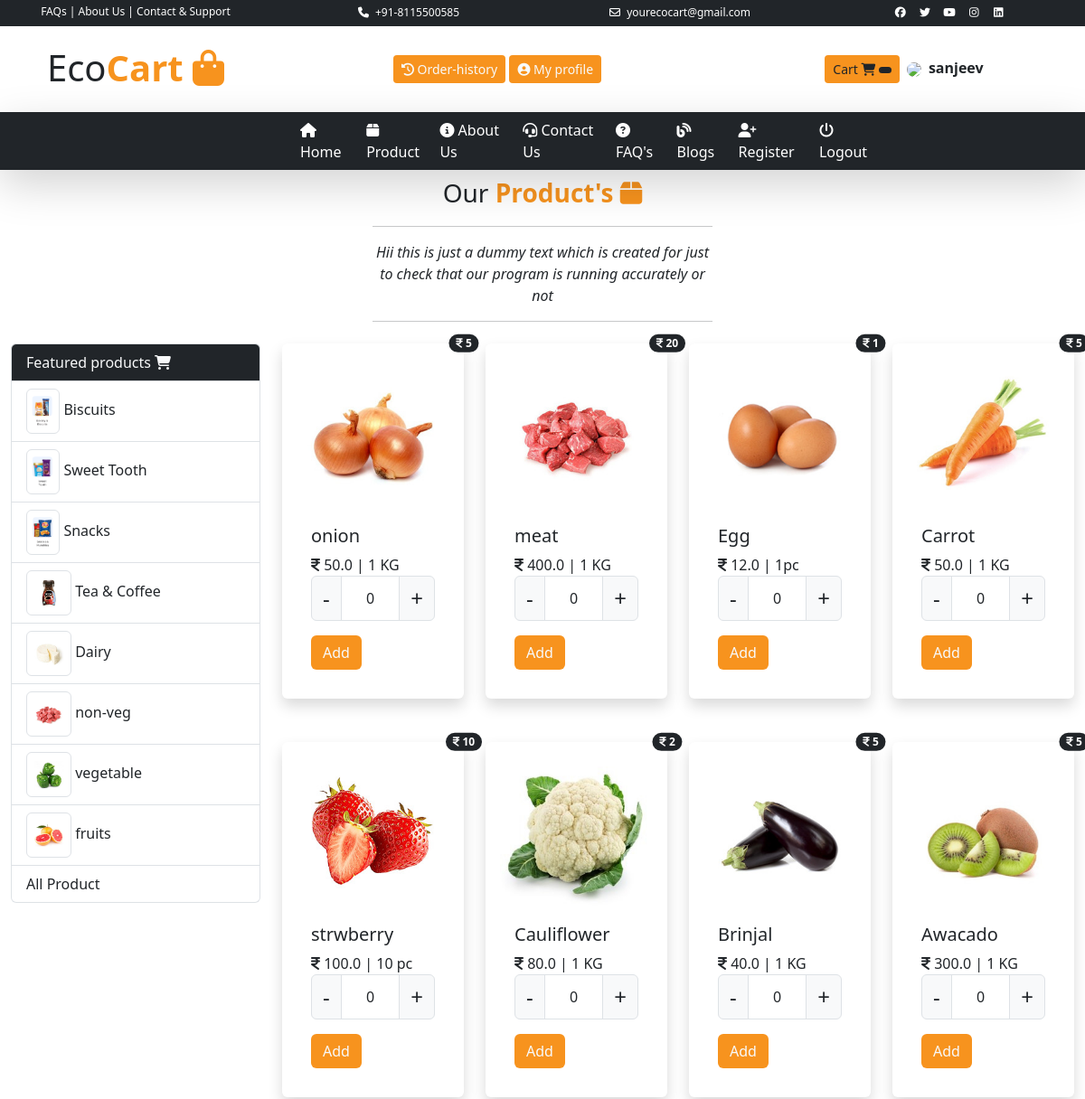
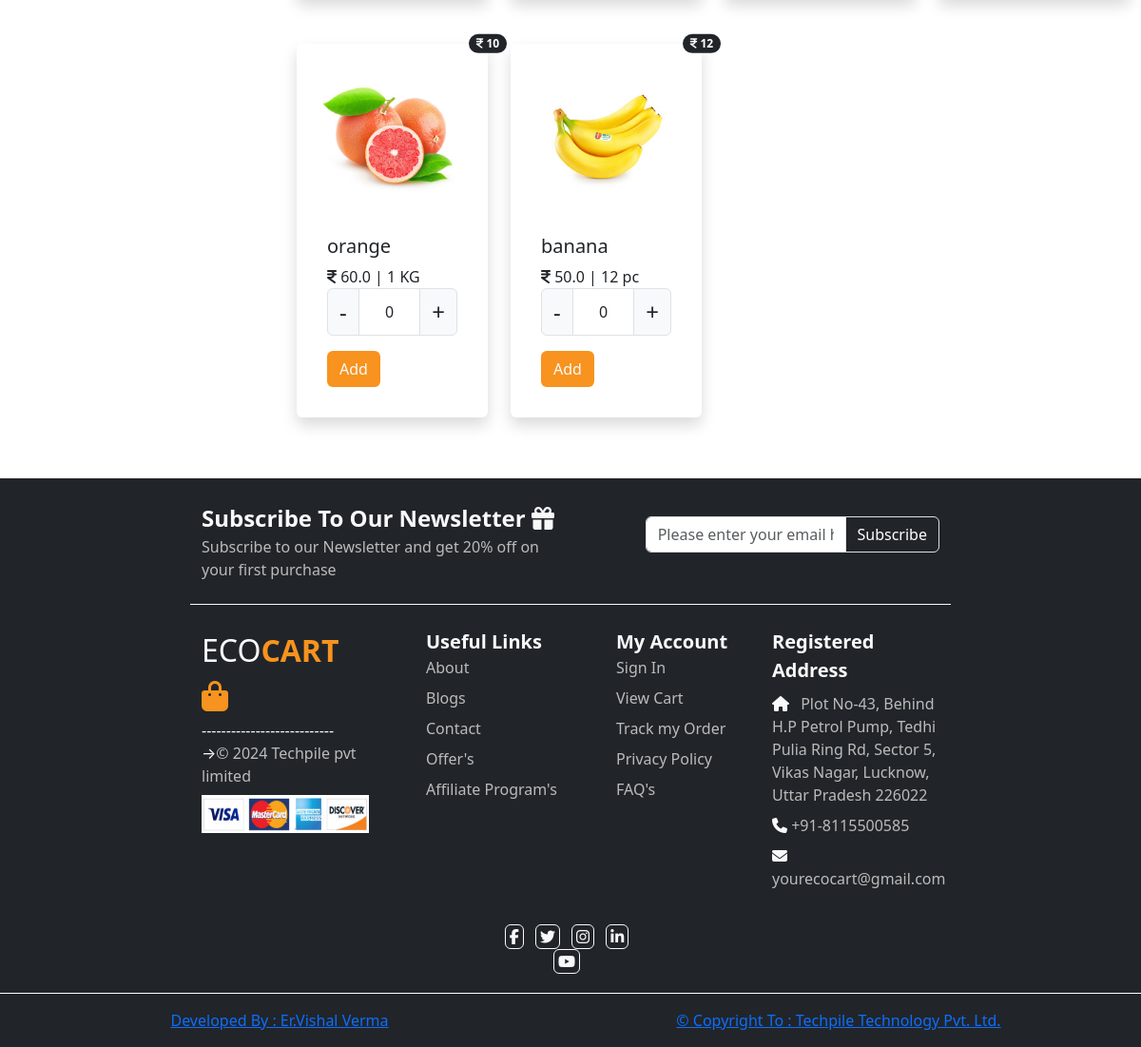
/product/ (signed in), run on the app's committed database (2 pictures, top to bottom).
### user/models.py (models this page shows, shortened)
class tbl_category(models.Model):
    product_category=models.CharField(max_length=30,null=True)
    category_picture=models.ImageField(upload_to='static/category/',null=True)

class tbl_product(models.Model):
    product_name=models.CharField(max_length=100,null=True)
    category=models.ForeignKey(tbl_category,on_delete=models.CASCADE)
    price=models.FloatField(null=True)
    discount=models.IntegerField(null=True)
    quantity=models.CharField(max_length=20,null=True)
    product_image=models.ImageField(upload_to='static/product/',null=True)

### user/views.py (the view)
# urls.py: path('product/',views.product),
def product(request):
    cid=request.GET.get('pid')
    if cid is not None:
        pdata=tbl_product.objects.all().filter(category=cid)
    else:
        pdata = tbl_product.objects.all().order_by('-id')
    cdata=tbl_category.objects.all().order_by('-id')
    mydict={"categorydata":cdata,"productdata":pdata}
    return render(request,'product.html',mydict )

### templates/product.html (shortened to what this page needs)
{% extends 'base.html' %}
{% load static %}
{% block childpage %}
 <div class="row mb-2 ">
    <div class="col-sm-4 mx-auto text-center">
        <p class="fs-3 m-0 p-0 ">Our <b class="txt-colororange">Product's <i class="fas fa-box"></i></b></p>
        <hr/>
        <i>Hii this is just a dummy text which is
        created for just to check that our program is running accurately or not</i>
        <hr/>
    </div>
</div>
<div class="row">
    <div class="col-sm-3">
    <ul class="list-group">
        <li class="list-group-item bg-colorgreen text-light">
            Featured products <i class="fas fa-cart-shopping"></i>
        </li>
        {% for x in categorydata %}
        <li class="list-group-item ">
            <img src="../{{x.category_picture}}" class="img-thumbnail" style="height:50px;"/>
        <a href="/product?pid={{x.id}}" style="text-decoration:none;" class="text-dark">{{ x.product_category}}</a>
        </li>
        {% endfor %}
          <li class="list-group-item ">
        <a href="/product/" style="text-decoration:none;" class="text-dark">All Product</a>
        </li>
    </ul>
    </div>
    <div class="col-sm-9">
    <div class="row">
       {% for i in productdata %}
           <div class="col-sm-3">
               <div class="card border-0 shadow p-3 mb-5  rounded offers tran" >
                   <span class="position-absolute top-0 start-100 translate-middle badge rounded-pill bg-dark"> <i class="fa-solid fa-indian-rupee-sign"></i> {{i.discount}} <span class="visually-hidden">unread messages</span></span>
  <img src="../{{i.product_image}}" class="card-img-top" alt="...">
  <div class="card-body">
    <h5 class="card-title">{{i.product_name}}</h5>
    <p class="card-text p-0 m-0">
        <i class="fa-solid fa-indian-rupee-sign"></i>
        <span>{{i.price}}</span> | {{i.quantity}}
      <form action="/productcart/">
      <div class="input-group">
      <b class="input-group-text fs-4 " onclick="cminus{{i.id}}()">-</b>
        <input type="text"  value="0" name="pquantity" readonly class="form-control text-center " id="carttxt{{i.id}}"/>
      <b class="input-group-text fs-4" onclick="cplus{{i.id}}()">+</b>
  </div>
    </p>
    <input type="submit" value="Add" class="btn bg-colororange text-light"/>
  </div>
</div>
           </div>
{% endfor %}
    </div>
    </div>
</div>
{% endblock %}

### templates/base.html (style rules this page uses)
.bg-colorgreen { background:#212529 !important; }
.bg-colororange { background:#f7931e !important; }
.txt-colororange { color:#f7931e !important;; }
.tran { transition:all .3s; }

### data on the page
tbl_category: category_picture (picture), product_category "Biscuits"
tbl_category: category_picture (picture), product_category "Sweet Tooth"
tbl_category: category_picture (picture), product_category "Snacks"
tbl_category: category_picture (picture), product_category "Tea & Coffee"
tbl_category: category_picture (picture), product_category "Dairy"
tbl_category: category_picture (picture), product_category "non-veg"
tbl_category: category_picture (picture), product_category "vegetable"
tbl_category: category_picture (picture), product_category "fruits"
tbl_product: discount "5", product_image (picture), product_name "onion", price "50.0", quantity "1 KG"
tbl_product: discount "20", product_image (picture), product_name "meat", price "400.0", quantity "1 KG"
tbl_product: discount "1", product_image (picture), product_name "Egg", price "12.0", quantity "1pc"
tbl_product: discount "5", product_image (picture), product_name "Carrot", price "50.0", quantity "1 KG"
tbl_product: discount "10", product_image (picture), product_name "strwberry", price "100.0", quantity "10 pc"
tbl_product: discount "2", product_image (picture), product_name "Cauliflower", price "80.0", quantity "1 KG"
tbl_product: discount "5", product_image (picture), product_name "Brinjal", price "40.0", quantity "1 KG"
tbl_product: discount "5", product_image (picture), product_name "Awacado", price "300.0", quantity "1 KG"
tbl_product: discount "10", product_image (picture), product_name "orange", price "60.0", quantity "1 KG"
tbl_product: discount "12", product_image (picture), product_name "banana", price "50.0", quantity "12 pc"

### other printed values
{{ request.session.username }} "sanjeev"
